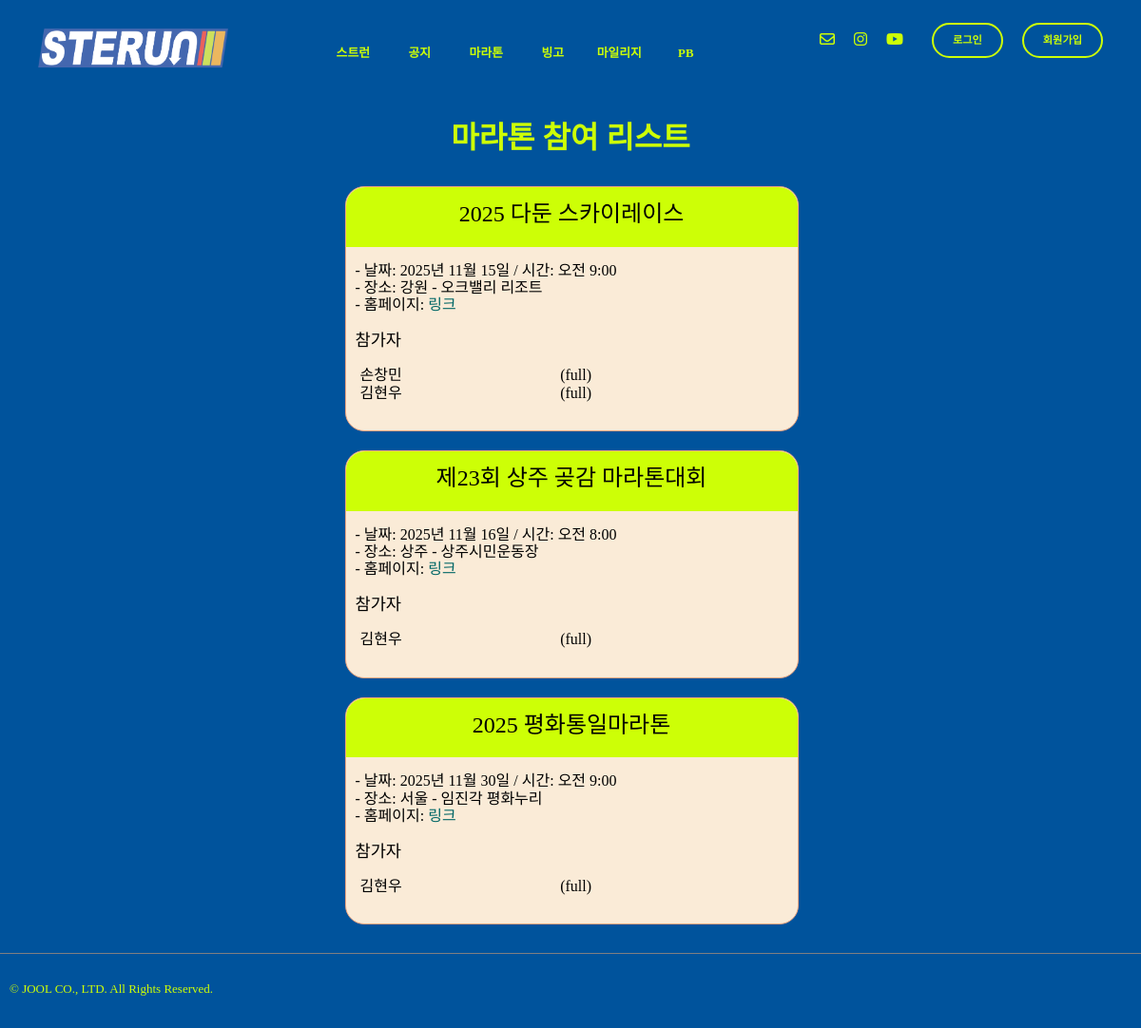
/marathon/, run on an earlier commit of the app's database.
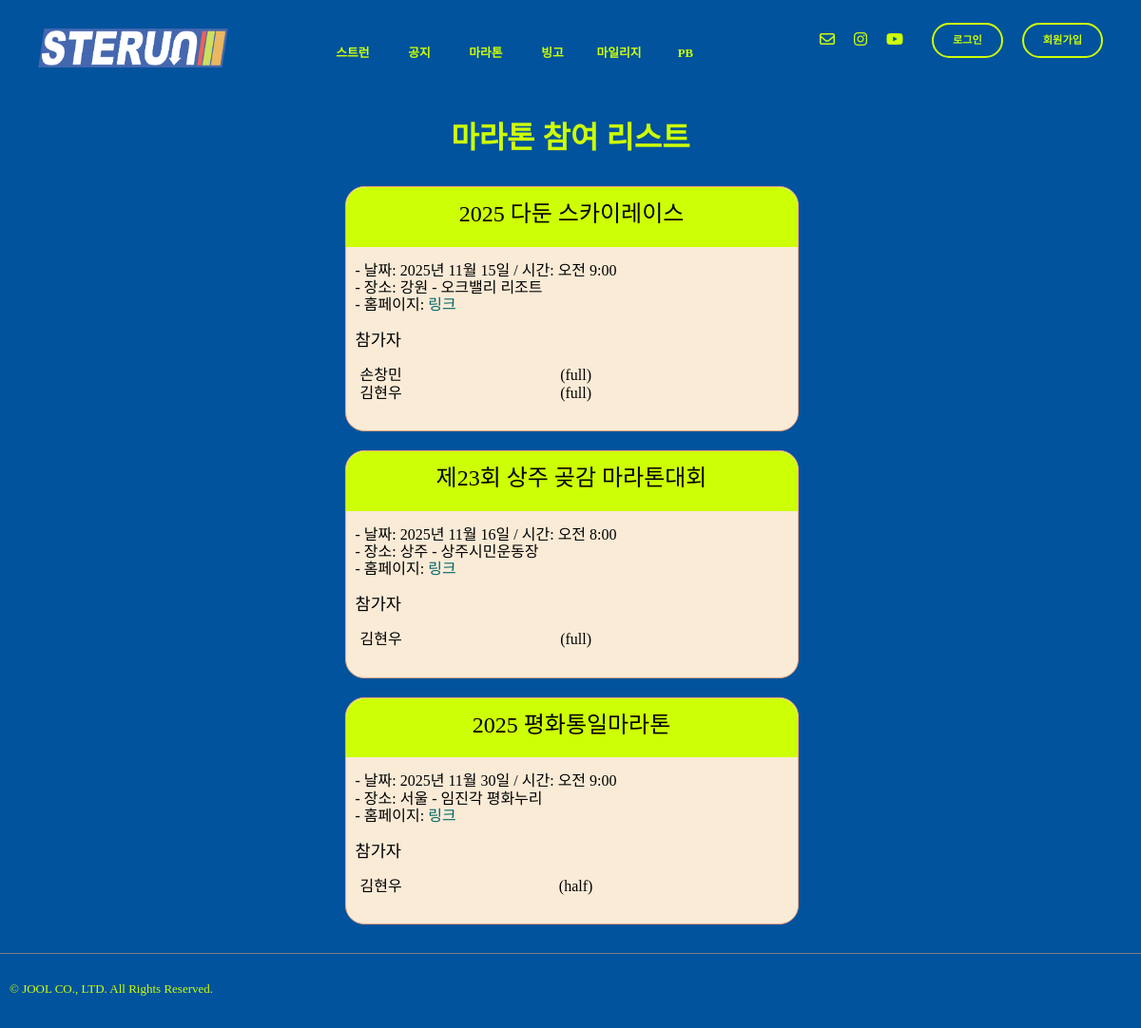
And on a later commit of the database.
### marathon/models.py (models this page shows, shortened)
class MarathonEvent(models.Model):
    marathon_id = models.AutoField(primary_key=True)
    title = models.CharField(max_length=100, blank=False, null=False)
    date = models.DateField()
    time = models.TimeField()
    location_city = models.CharField(max_length=50)
    location_cource = models.CharField(max_length=50)
    url = models.URLField()

class MarathonReg(models.Model):
    regis_id = models.AutoField(primary_key=True)
    marathon = models.ForeignKey(MarathonEvent, on_delete=models.CASCADE)
    distance = models.CharField(max_length=10, blank=False, null=False)
    user = models.ForeignKey(settings.AUTH_USER_MODEL, on_delete=models.CASCADE)

### marathon/views.py (the view)
# urls.py: path("", views.marathon_list, name="marathon_list"),
def marathon_list(request):
    events = MarathonEvent.objects.prefetch_related(
        'marathonreg_set__user'   # 역참조 + user까지 미리 가져오기
    )
    context = {
        'events': events,
    }
    return render(request, 'marathon/marathon.html', context)

### templates/marathon/marathon.html (shortened to what this page needs)
{% extends "base.html" %}
{% load static %}
{% block content %}
  <div class="article-top-space"></div>
  <div class="marathon-page">
    <div class="marathon-list">
      <p class="page-title">마라톤 참여 리스트</p>
      {% for event in events %}
        <div class="card-1">
          <div class="marathon-title">{{ event.title }}</div>
          <p class="marathon-desc">
            - 날짜:
            {{ event.date }}
            / 시간:
            {{ event.time }}<br>
            - 장소:
            {{ event.location_city }}
            -
            {{ event.location_cource }}<br>
            - 홈페이지:
            <a href="{{ event.url }}" target="_blank" class="text-aqua">
              링크</a>
          </p>
          <h3 class="text-black">참가자</h3>
          {% for reg in event.marathonreg_set.all %}
            <div class="marathon-parti flex-row">
              <div class="flex-row-item indent-5">{{ reg.user.last_name }}{{ reg.user.first_name }}</div>
              <div class="flex-row-item">({{ reg.distance }})</div>
              {% if reg.user.username == request.user.username %}
                <div class="del-parti-btn">
                  <form method="post" action="{% url 'marathon:del_parti' reg.regis_id %}" style="display:inline;">
                    {% csrf_token %}
                    <button type="submit" class="del-btn-border">
                      삭제
                    </button>
                  </form>
                </div>
              {% else %}
                <div class="del-parti-btn"></div>
              {% endif %}
            </div>
            {% empty %}
            <p class="empty-parti">아직 참가자가 없습니다.</p>
          {% endfor %}
          {% if user.is_authenticated %}
            <div class="parti-sec">
              <div class="text-black">참가자 등록하기</div>
              <form method="post" action="{% url 'marathon:parti_me' event.marathon_id %}" class="marathon-form">
                {% csrf_token %}
                <select name="distance" class="dist-filter">
                  <option value="full">Full</option>
                  <option value="half">Half</option>
                  <option value="10km">10Km</option>
                  <option value="5km">5Km</option>
                </select>
                <button type="submit" class="marathon-btn">등록</button>
              </form>
            </div>
          {% else %}
            <div class="space-h30"></div>
          {% endif %}
        </div>
      {% endfor %}
    </div>
  </div>
{% endblock content %}

What changed in the data, as far as the page shows it:
removed MarathonReg: user.last_name "김", user.first_name "현우", distance "full", shown under MarathonEvent "2025 평화통일마라톤"
added MarathonReg: user.last_name "김", user.first_name "현우", distance "half", shown under MarathonEvent "2025 평화통일마라톤"
